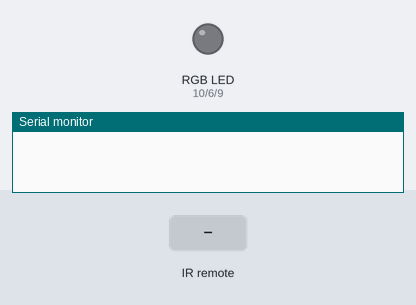
A sketch run on a simulated Arduino Uno, built with avr-gcc and run on an emulated ATmega328P. On the bench: an RGB LED mixed from three pins (HIGH = lit), the last lines printed to the serial monitor. Inputs (shaded band) come from the test bench. Dim RGB values are drawn brighter than linear.

Above: at 1.2 s.
1.3 s: infrared code 0xFFE01F received
At 2.5 s:
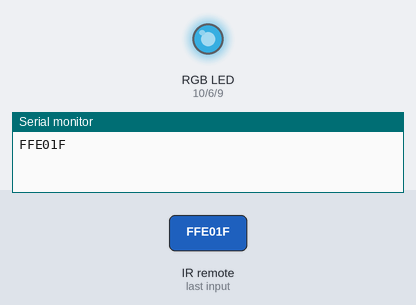
2.8 s: infrared code 0xFF906F received
At 3.9 s:
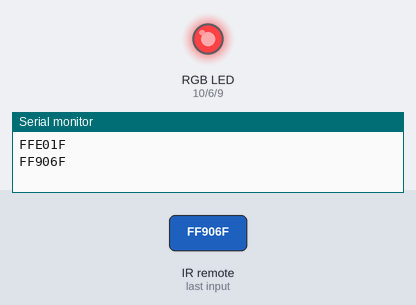
4.3 s: infrared code 0xFF906F received
At 5.0 s:
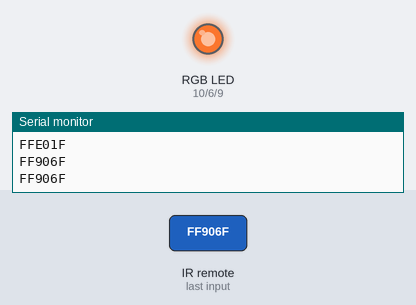
Timing chart, 0 to 7.3 s (numbered marks = the images above; inputs shaded):
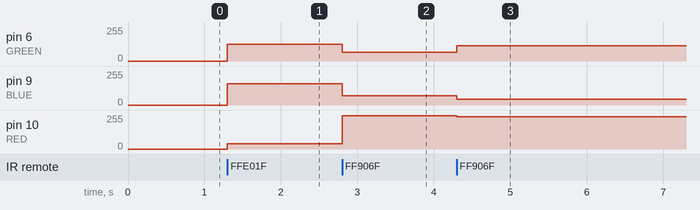

Measured:
- after the input at 1.3 s, pin 6 (GREEN): 0/255 → 125/255 at once; pin 9 (BLUE): 0/255 → 161/255 at once; pin 10 (RED): 0/255 → 39/255 at once
- after the input at 2.8 s, pin 6 (GREEN): 125/255 → 65/255 at once; pin 9 (BLUE): 161/255 → 68/255 at once; pin 10 (RED): 39/255 → 249/255 at once
- after the input at 4.3 s, pin 6 (GREEN): 65/255 → 114/255 at once; pin 9 (BLUE): 68/255 → 44/255 at once; pin 10 (RED): 249/255 → 243/255 at once

The sketch:

lab14_IR_sensor.ino
```cpp
/* Lab 14: IR Modules
* Press the button from 0-9 to change the specific color
* Press Channel up or down can also change the color by increase or decrease the order
*/

#include <IRremote.h>
#include "RemoteKey.h"

// Define RGB Led pins
#define RED 10
#define GREEN 6
#define BLUE 9

// Define color modes
int position = 0;

int colors[10][3] = {
    {249, 65, 68}, // Red Salsa
    {243, 114, 44}, // Orange Red
    {248, 150, 30}, // Yellow Orange
    {249, 132, 74}, // Mango Tango
    {249, 199, 79}, // Maize Crayola
    {144, 190, 109}, // Pistachio
    {67, 170, 139}, // Zomp
    {77, 174, 142}, // Cadet Blue
    {87, 177, 144}, // Queen Blue
    {39, 125, 161} // CG Blue
};

void ChangeColor(int position)
{
    analogWrite(RED, colors[position][0]);
    analogWrite(GREEN, colors[position][1]);
    analogWrite(BLUE, colors[position][2]);
}

// Define IR sensor
#define RECV_PIN 4
IRrecv irrecv(RECV_PIN);
decode_results results;

void setup()
{
    // Declare pin
    pinMode(RED, OUTPUT);
    pinMode(GREEN, OUTPUT);
    pinMode(BLUE, OUTPUT);

    irrecv.enableIRIn();
  	irrecv.blink13(true);

    Serial.begin(9600);
}

void loop()
{
    if (irrecv.decode(&results))
    {
        Serial.println(results.value, HEX);

        switch(results.value)
        {
            case Button0:
                position = 0;
                ChangeColor(position);
                break;
            case Button1:
                position = 1;
                ChangeColor(position);
                break;
            case Button2:
                position = 2;
                ChangeColor(position);
                break;
            case Button3:
                position = 3;
                ChangeColor(position);
                break;
            case Button4:
                position = 4;
                ChangeColor(position);
                break;
            case Button5:
                position = 5;
                ChangeColor(position);
                break;
            case Button6:
                position = 6;
                ChangeColor(position);
                break;
            case Button7:
                position = 7;
                ChangeColor(position);
                break;
            case Button8:
                position = 8;
                ChangeColor(position);
                break;
            case Button9:
                position = 9;
                ChangeColor(position);
                break;
            case ChannelUp:
                position+=1;
                if(position>9) { position=0;}
                ChangeColor(position);
                break;
            case ChannelDown:
                position-=1;
                if(position<0) { position=9;}
                ChangeColor(position);
                break;
            //default:
            //    position = 0;
            //    ChangeColor(position);
            //    break;
        }

        irrecv.resume();
  	}
}
```

RemoteKey.h
```cpp
// Keys on the remote
#define TurnOnOff 0xFFA25D
#define VolumneUp 0xFF629D
#define Stop 0xFFE21D

#define Backward 0xFF22DD
#define PlayPause 0xFF02FD
#define Forward 0xFFC23D

#define ChannelDown 0xFFE01F
#define VolumneDown 0xFFA857
#define ChannelUp 0xFF906F

#define Button0 0xFF6897
#define EQ 0xFF9867
#define STRept 0xFFB04F

#define Button1 0xFF30CF
#define Button2 0xFF18EF
#define Button3 0xFF7A85

#define Button4 0xFF10EF
#define Button5 0xFF38C7
#define Button6 0xFF5AA5

#define Button7 0xFF42BD
#define Button8 0xFF4AB5
#define Button9 0xFF52AD
```
